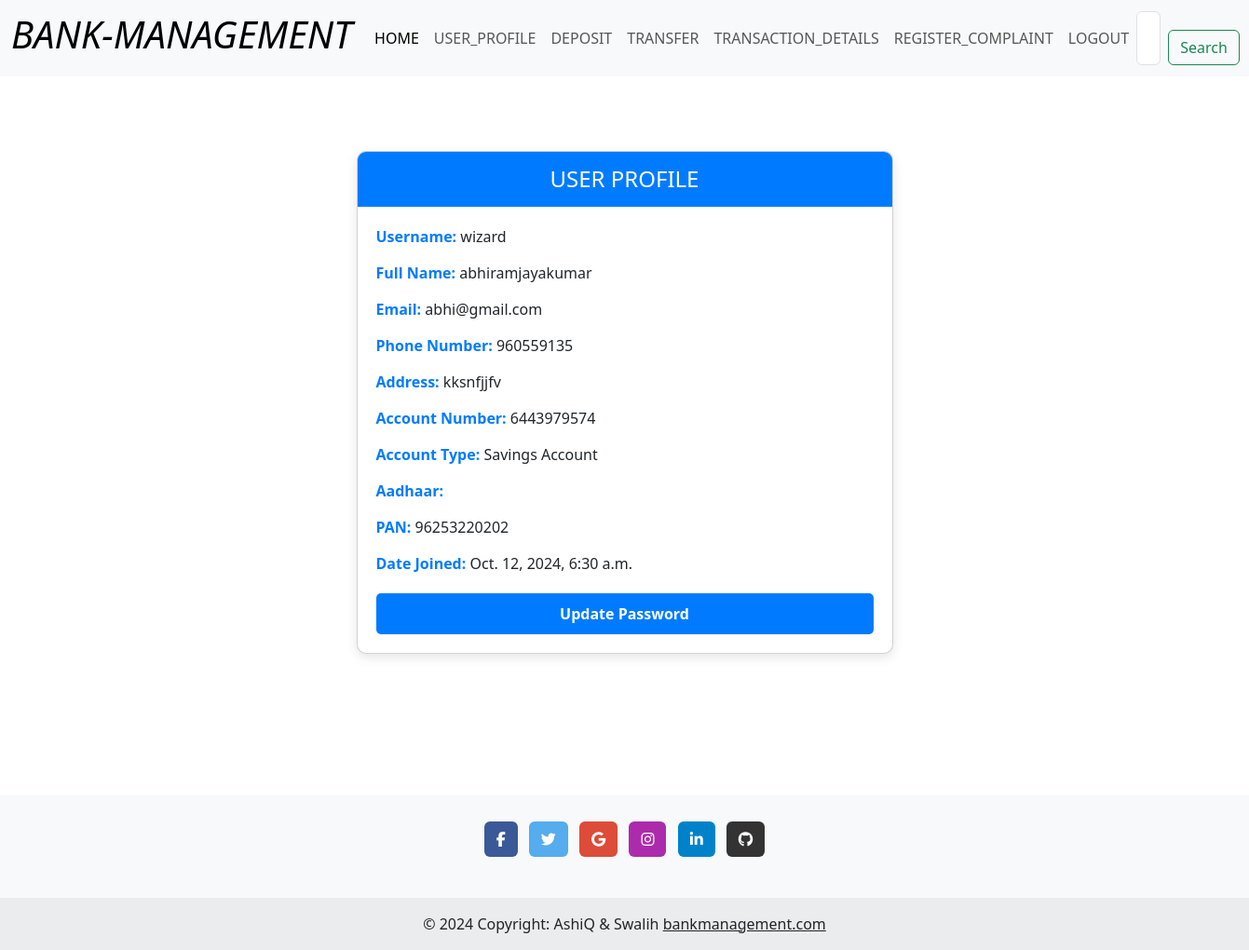
Page /User/profile/ (signed in) on the committed database.
### User/models.py (models this page shows, shortened)
class User(models.Model):
    ACCOUNT_TYPE_CHOICES = (
        ('salary', 'Salary Account'),
        ('student', 'Student Account'),
        ('savings', 'Savings Account'),
        ('current', 'Current Account'),
        ('joint', 'Joint Account'),
    )
    username = models.CharField(max_length=150, unique=True)
    email = models.EmailField(unique=True)
    full_name = models.CharField(max_length=255)
    phone_number = models.CharField(max_length=15, unique=True)
    address = models.CharField(max_length=255)
    account_number = models.CharField(max_length=20, unique=True, blank=True)
    password = models.CharField(max_length=128)
    date_joined = models.DateTimeField(default=timezone.now)
    Adhaar = models.CharField(max_length=16, unique=True)
    Pan = models.CharField(max_length=15, unique=True)
    vstatus=models.IntegerField(default=0)
    account_type = models.CharField(max_length=20, choices=ACCOUNT_TYPE_CHOICES, default='savings')
    balance = models.DecimalField(max_digits=10, decimal_places=2, default=0.00)

### User/views.py (the view)
# urls.py: path('profile/', views.user_profile, name='user_profile'),
def user_profile(request):
    if 'Uid' in request.session:
        user_id = request.session['Uid']
        try:
            user = User.objects.get(id=user_id)
        except User.DoesNotExist:
            messages.error(request, "User does not exist.")
            return redirect('User:login')
        return render(request, 'User/profile.html', {'user': user})
    else:
        messages.error(request, "You must be logged in to view your profile.")
        return redirect('User:login')

### User/templates/User/profile.html (shortened to what this page needs)
<!DOCTYPE html>
<html lang="en">
<head>
    <link href="https://cdn.jsdelivr.net/npm/bootstrap@5.3.3/dist/css/bootstrap.min.css" rel="stylesheet">
</head>
<body>
    <nav class="navbar navbar-expand-lg bg-body-tertiary">
        <div class="container-fluid">
          <a class="navbar-brand" href="{% url 'User:user_home'%}"><b><h1><i>Bank-Management</i></h1></b></a>
          <div class="collapse navbar-collapse" id="navbarSupportedContent">
            <ul class="navbar-nav me-auto mb-2 mb-lg-0">
              <li class="nav-item">
                <a class="nav-link active" aria-current="page" href="{% url 'User:user_home'%}">Home</a>
              </li>
              <li class="nav-item">
                <a class="nav-link" href="{% url 'User:user_profile'%}">user_profile</a>
              </li>
              <li class="nav-item">
                <a class="nav-link" href="{% url 'User:deposit'%}">deposit</a>
              </li>
              <li class="nav-item">
                <a class="nav-link" href="{% url 'User:transfer'%}">transfer</a>
              </li>
              <li class="nav-item">
                <a class="nav-link" href="{% url 'User:transaction_details'%}">transaction_details</a>
              </li>
              <li class="nav-item">
                <a class="nav-link" href="{% url 'User:register_complaint'%}">register_complaint</a>
              </li>
              <li class="nav-item">
                <a class="nav-link" href="{% url 'User:index'%}">Logout</a>
              </li>
            </ul>
            <form class="d-flex" role="search">
              <input class="form-control me-2" type="search" placeholder="Search" aria-label="Search">
              <button class="btn btn-outline-success" type="submit">Search</button>
            </form>
          </div>
        </div>
      </nav>
       <br><br><br>
      <div class="container mt-2">
        <div class="card">
            <div class="card-header">
                <h4 class="mb-0">User Profile</h4>
            </div>
            <div class="card-body">
                <p><strong>Username:</strong> {{ user.username }}</p>
                <p><strong>Full Name:</strong> {{ user.full_name }}</p>
                <p><strong>Email:</strong> {{ user.email }}</p>
                <p><strong>Phone Number:</strong> {{ user.phone_number }}</p>
                <p><strong>Address:</strong> {{ user.address }}</p>
                <p><strong>Account Number:</strong> {{ user.account_number }}</p>
                <p><strong>Account Type:</strong> {{ user.get_account_type_display }}</p>
                <p><strong>Aadhaar:</strong> {{ user.Aadhaar }}</p>
                <p><strong>PAN:</strong> {{ user.Pan }}</p>
                <p><strong>Date Joined:</strong> {{ user.date_joined }}</p>
                <form action="{% url 'User:update_password' %}" method="get">
                    <button type="submit">Update Password</button>
                </form>
            </div>
        </div>
    </div>
    <br><br><br>
     <footer class="bg-body-tertiary text-center">
        <div class="container p-4 pb-0">
          <section class="mb-4">
            <a
            data-mdb-ripple-init
              class="btn text-white btn-floating m-1"
              style="background-color: #3b5998;"
              href="#!"
              role="button"
              ><i class="fab fa-facebook-f"></i
            ></a>
            <a
              data-mdb-ripple-init
              class="btn text-white btn-floating m-1"
              style="background-color: #55acee;"
              href="#!"
              role="button"
              ><i class="fab fa-twitter"></i
            ></a>
            <a
              data-mdb-ripple-init
              class="btn text-white btn-floating m-1"
              style="background-color: #dd4b39;"
              href="#!"
              role="button"
              ><i class="fab fa-google"></i
            ></a>
            <a
              data-mdb-ripple-init
              class="btn text-white btn-floating m-1"
              style="background-color: #ac2bac;"
              href="#!"
              role="button"
              ><i class="fab fa-instagram"></i
            ></a>
            <a
              data-mdb-ripple-init
              class="btn text-white btn-floating m-1"
              style="background-color: #0082ca;"
              href="#!"
              role="button"
              ><i class="fab fa-linkedin-in"></i
            ></a>
            <a
              data-mdb-ripple-init
              class="btn text-white btn-floating m-1"
              style="background-color: #333333;"
              href="#!"
              role="button"
              ><i class="fab fa-github"></i
            ></a>
          </section>
        </div>
        <div class="text-center p-3" style="background-color: rgba(0, 0, 0, 0.05);">
          © 2024 Copyright: AshiQ & Swalih
          <a class="text-body" href="https://mdbootstrap.com/">bankmanagement.com</a>
        </div>
      </footer>
</body>
</html>

### User/templates/User/profile.html (style rules this page uses)
.card { box-shadow: 0px 4px 12px rgba(0, 0, 0, 0.1); border-radius: 10px; overflow: hidden; background-color: #fff; }
.card-header { background-color: #007bff; color: white; padding: 15px; border-bottom: 0; text-align: center; font-weight: bold; text-transform: uppercase; }
.card-body { padding: 20px; font-size: 16px; }
.card-body p { margin-bottom: 15px; font-size: 16px; }
.card-body strong { color: #007bff; }
button { display: block; width: 100%; padding: 10px; margin-top: 20px; background-color: #007bff; color: white; border: none; border-radius: 5px; font-size: 16px; font-weight: bold; transition: background-color 0.3s; }
.container { max-width: 600px; margin: 40px auto; }
nav { text-transform: uppercase; }

### rows in the picture
User: username "wizard", full_name "abhiramjayakumar", email "abhi@gmail.com", phone_number "960559135", address "kksnfjjfv", account_number "6443979574", account_type "Savings Account", Pan "96253220202", date_joined "Oct. 12, 2024, 6:30 a.m."
